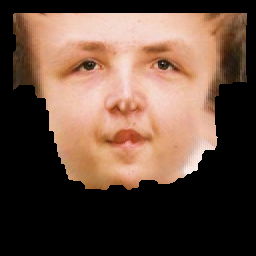
#> input picture Data/mask/0_texture.png, 256 x 256 px, found by its file name
$ python uvtexture.py   (older library calls are emulated)
#> lines starting #> are read from the running program, lines starting #| are printed output that depends on the picture
#> further down, img is the input picture: shape (256, 256, 3); mean B, G, R 62.6, 76.6, 101.8
import cv2
import numpy as np
from time import time
from math import sqrt


# def image_expansion(img, edges_along_y, edges_along_x, mode='xyi'):
def image_expansion(img, mode=""):
    # new_img = np.zeros_like(img, dtype=np.float32)
#> called with mode = 'i'
    new_img = img.copy().astype(np.float32)
    _, edges_along_y, edges_along_x = edge_detection(img, th=5)
    color = np.mean(img[np.argwhere(edges_along_y[:, 0] > 0), img.shape[1] // 2, :], axis=0)
    for _y, (_x0, _x1) in enumerate(edges_along_y):
        if _x0 != 0 and _x1 != img.shape[1]:
            # appends edges
            new_img[_y, -1, :] = new_img[_y, 0, :] = color
            # left edge
            length = _x0
            left_color = new_img[_y, 0, :]
            right_color = new_img[_y, _x0, :]
            new_img[_y, :_x0, 0] = np.fromfunction(
                lambda x: left_color[0] * (1 - x / length) + right_color[0] * (x / length), (length,))
            new_img[_y, :_x0, 1] = np.fromfunction(
                lambda x: left_color[1] * (1 - x / length) + right_color[1] * (x / length), (length,))
            new_img[_y, :_x0, 2] = np.fromfunction(
                lambda x: left_color[2] * (1 - x / length) + right_color[2] * (x / length), (length,))
            # right edge
            length = img.shape[1]-_x1
            left_color = new_img[_y, _x1, :]
            right_color = new_img[_y, -1, :]
            new_img[_y, _x1:, 0] = np.fromfunction(
                lambda x: left_color[0] * (1 - x / length) + right_color[0] * (x / length), (length,))
            new_img[_y, _x1:, 1] = np.fromfunction(
                lambda x: left_color[1] * (1 - x / length) + right_color[1] * (x / length), (length,))
            new_img[_y, _x1:, 2] = np.fromfunction(
                lambda x: left_color[2] * (1 - x / length) + right_color[2] * (x / length), (length,))

            # internal
            if 'i' in mode:
                length = _x1 - _x0
                left_color = new_img[_y, _x0, :]
                right_color = new_img[_y, _x1, :]
                new_img[_y, _x0:_x1, 0] = np.fromfunction(
                    lambda x: left_color[0] * (1 - x / length) + right_color[0] * (x / length), (length,))
                new_img[_y, _x0:_x1, 1] = np.fromfunction(
                    lambda x: left_color[1] * (1 - x / length) + right_color[1] * (x / length), (length,))
                new_img[_y, _x0:_x1, 2] = np.fromfunction(
                    lambda x: left_color[2] * (1 - x / length) + right_color[2] * (x / length), (length,))
    # end of x padding
    # _, _, edges_along_x = edge_detection(new_img, th=5)
    color = np.mean(img[img.shape[0] // 2, np.argwhere(edges_along_x[:, 0] > 0), :], axis=0)
    # for _x, (_y0, _y1) in enumerate(edges_along_x):
    _y0 = np.argwhere(edges_along_y[:, 0] > 0).min()
    _y1 =np.argwhere(edges_along_y[:, 0] > 0).max()
    for _x in range(img.shape[0]):
        if _y0 != 0 and _y1 != img.shape[0]:
            # appends edges
            new_img[0, _x, :] = new_img[-1, _x, :] = color
            # left edge
            length = _y0
            left_color = new_img[0, _x, :]
            right_color = new_img[_y0, _x, :]
            new_img[:_y0, _x, 0] = np.fromfunction(
                lambda x: left_color[0] * (1 - x / length) + right_color[0] * (x / length), (length,))
            new_img[:_y0, _x, 1] = np.fromfunction(
                lambda x: left_color[1] * (1 - x / length) + right_color[1] * (x / length), (length,))
            new_img[:_y0, _x, 2] = np.fromfunction(
                lambda x: left_color[2] * (1 - x / length) + right_color[2] * (x / length), (length,))
            # right edge
            length = img.shape[0]-_y1
            left_color = new_img[_y1, _x, :]
            right_color = new_img[-1, _x, :]
            new_img[_y1:, _x, 0] = np.fromfunction(
                lambda x: left_color[0] * (1 - x / length) + right_color[0] * (x / length), (length,))
            new_img[_y1:, _x, 1] = np.fromfunction(
                lambda x: left_color[1] * (1 - x / length) + right_color[1] * (x / length), (length,))
            new_img[_y1:, _x, 2] = np.fromfunction(
                lambda x: left_color[2] * (1 - x / length) + right_color[2] * (x / length), (length,))

            # # internal
            # length = _y1 - _y0
            # left_color = new_img[_y0, _x, :]
            # right_color = new_img[_y1, _x, :]
            # new_img[_y0:_y1, _x, 0] = np.fromfunction(
            #     lambda x: left_color[0] * (1 - x / length) + right_color[0] * (x / length), (length,))
            # new_img[_y0:_y1, _x, 1] = np.fromfunction(
            #     lambda x: left_color[1] * (1 - x / length) + right_color[1] * (x / length), (length,))
            # new_img[_y0:_y1, _x, 2] = np.fromfunction(
            #     lambda x: left_color[2] * (1 - x / length) + right_color[2] * (x / length), (length,))
    # end of y padding
    new_img = new_img.round().clip(0, 255).astype(np.uint8)
    return new_img


def dist(pt1, pt2):
    # return np.linalg.norm(pt2-pt1)
    # return ((pt1[0] - pt2[0]) ** 2 + (pt1[1] - pt2[1]) ** 2) ** 0.5
    return sqrt((pt1[0] - pt2[0]) ** 2 + (pt1[1] - pt2[1]) ** 2)


def display(img, name="Img", time=0, encode="BGR"):
    if not isinstance(img, np.ndarray):
        img = cv2.imread(img)
        encode = "BGR"
    if img.ndim == 3:
        img = img[..., [encode.find('B'), encode.find('G'), encode.find('R')]]  # to BGR
    cv2.imshow(name, img)
    cv2.waitKey(time)
    cv2.destroyAllWindows()


def edge_detection(img, th=10):
    """
    detect the edge
    :param img: source image
    :param th: threshold to decide what is black
    :return: grad, edge_along_y, edge_along_x
    """
#> called with th = 5
    src = img.copy()
    gray = cv2.cvtColor(src, cv2.COLOR_BGR2GRAY)
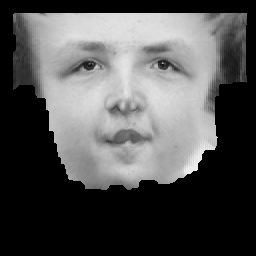
#> gray: shape (256, 256); min 0, max 241, mean 82.5
    grad_x = cv2.convertScaleAbs(
        cv2.Sobel(gray, cv2.CV_16S, 1, 0, ksize=1, scale=1, delta=0, borderType=cv2.BORDER_DEFAULT))
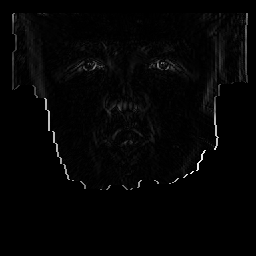
#> grad_x: shape (256, 256); min 0, max 239, mean 4.4
    grad_y = cv2.convertScaleAbs(
        cv2.Sobel(gray, cv2.CV_16S, 0, 1, ksize=1, scale=1, delta=0, borderType=cv2.BORDER_DEFAULT))
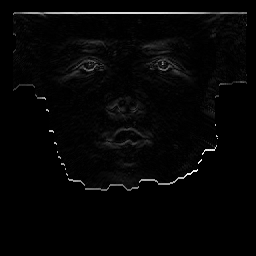
#> grad_y: shape (256, 256); min 0, max 239, mean 5.3
    grad = cv2.addWeighted(grad_x, 0.5, grad_y, 0.5, 0)
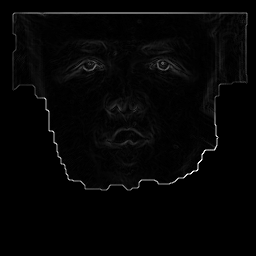
#> grad: shape (256, 256); min 0, max 238, mean 4.8
    # display(grad, "output")

    edge_along_y = np.zeros((img.shape[0], 2), dtype=np.uint16)
    edge_along_x = np.zeros((img.shape[1], 2), dtype=np.uint16)
    for _y in range(edge_along_y.shape[0]):
        temp = np.argwhere(grad_x[_y, :] > th)
        if np.any(temp):
            edge_along_y[_y, 0] = np.min(temp) + 1
            edge_along_y[_y, 1] = np.max(temp) - 1
#> after the loop, edge_along_y = 256 pairs, first value 0 to 101, second value 0 to 246
    for _x in range(edge_along_x.shape[0]):
        temp = np.argwhere(grad_x[:, _x] > th)
        if np.any(temp):
            edge_along_x[_x, 0] = np.min(temp) + 1
            edge_along_x[_x, 1] = np.max(temp) - 1
#> this loop made 256 passes
#> temp on passes 51 to 53: [37, 43, 44, 60, 88, 89, 90, 108], [14, 15, 44, 68, 71, 72, 73, 90], [15, 67, 71, 72, 76, 87, 114, 131]
#> after the loop, edge_along_x = 256 pairs, first value 0 to 60, second value 0 to 188
    return grad, edge_along_y, edge_along_x


if __name__ == '__main__':
    start_time = time()
    img = cv2.imread(r'Data\mask\0_texture.png')
    # edge_img, edge_along_y, edge_along_x = edge_detection(img, th=5)
    new_img = image_expansion(img,'i')
#> in image_expansion, `_, edges_along_y, edges_along_x = edge_detection(img, th=5)`: edges_along_y has the same summary as edge_along_y in edge_detection; edges_along_x has the same summary as edge_along_x in edge_detection
#> in image_expansion, `color = np.mean(img[np.argwhere(edges_along_y[:, 0] > 0), img.shape[1]..`: color = [[147.4, 169.4, 225.8]]
#> the loop in image_expansion, `for _y, (_x0, _x1) in enumerate(edges_along_y):` made 256 passes
#> (_x0, _x1) on passes 14 to 25: (14, 246), (13, 246), (13, 246), (13, 246), (13, 246), (13, 246), (13, 246), (13, 246), (13, 246), (13, 246), (13, 246), (13, 246)
#> after the loop in image_expansion, `for _y, (_x0, _x1) in enumerate(edges_along_y):`:
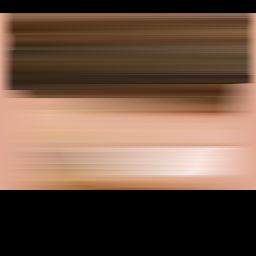
#> new_img: shape (256, 256, 3) float32; mean B, G, R 66.8, 83.2, 109.1
#> after the loop in image_expansion, `for _x in range(img.shape[0]):`:
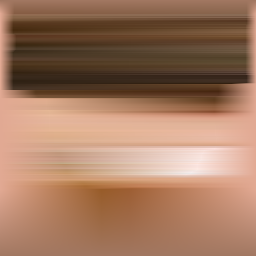
#> new_img: shape (256, 256, 3) float32; mean B, G, R 95.6, 120.6, 161.6
    display(new_img, "v4")
